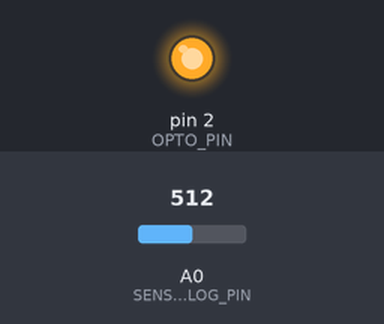
Simulated run of this sketch. Board: Arduino Uno, built with avr-gcc and run on an emulated ATmega328P. On the bench: output pins drawn as LEDs (lit = HIGH). The inputs (shaded band) are chosen by the test bench; at power-on: A0 (SENSOR_ANALOG_PIN) = 512. What the sketch prints to the serial monitor is not drawn.

Above: at 0.05 s.
At 10.1 s:
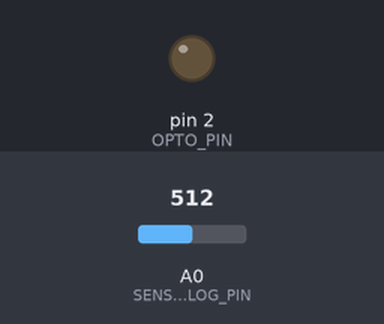
Timing chart, 0 to 26.1 s (numbered marks = the images above):
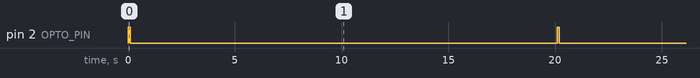

Measured:
- by itself, pin 2 (OPTO_PIN): alternates HIGH for 0.10 s and LOW for 20.0 s

The sketch:

optocoupler_4n35.ino
```cpp
/*

*/

const int OPTO_PIN = 2;

const int SENSOR_ANALOG_PIN = A0;

const int WAITTIME = 20000;

int min = NULL;
int max = NULL;

void setup() {
  Serial.begin(9600);
  pinMode(OPTO_PIN, OUTPUT);
}

void loop() {
  double percentageAnalogValue;
  int sensorAnalogValue = analogRead(SENSOR_ANALOG_PIN);

  if (min == NULL || sensorAnalogValue < min) {
    min = sensorAnalogValue;
    percentageAnalogValue = 0.0;
  } else if (max == NULL || sensorAnalogValue > max) {
    max = sensorAnalogValue;
    percentageAnalogValue = 1.0;
  } else {
    percentageAnalogValue = (double)(sensorAnalogValue - min) / (max - min);
  }

  Serial.println(percentageAnalogValue, DEC);

  digitalWrite(OPTO_PIN, HIGH);
  delay(100); // 15 in the tutorial
  digitalWrite(OPTO_PIN, LOW);

  delay(WAITTIME);
}
```
